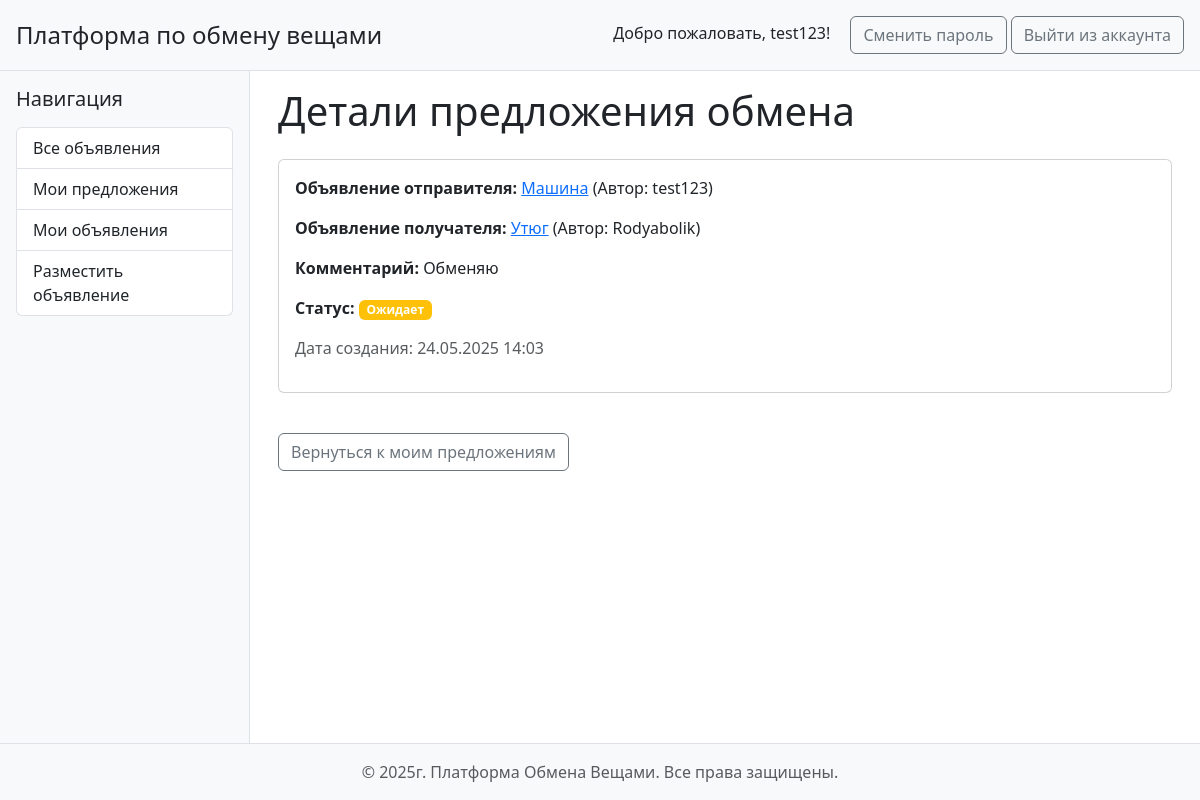
Screenshot of /proposals/2/ (signed in) with the database file from the repository.
### ads/models.py (models this page shows, shortened)
class ExchangeProposal(models.Model):
    STATUS_CHOICES = [
        ('pending', 'Ожидает'),
        ('accepted', 'Принято'),
        ('rejected', 'Отклонено'),
    ]
    ad_sender = models.ForeignKey(Ad, on_delete=models.CASCADE, related_name='sent_proposals', verbose_name='Отправитель')
    ad_receiver = models.ForeignKey(Ad, on_delete=models.CASCADE, related_name='received_proposals', verbose_name='Получатель')
    comment = models.TextField(blank=True, null=True, verbose_name='Комментарий')
    status = models.CharField(max_length=20, choices=STATUS_CHOICES, default='pending', verbose_name='Статус')
    created_at = models.DateTimeField(auto_now_add=True, verbose_name='Статус')
    class Meta:
        unique_together = ('ad_sender', 'ad_receiver')
        ordering = ['-created_at']
        verbose_name = "Предложение обмена"
        verbose_name_plural = "Предложения обмена"

class Ad(models.Model):
    CONDITION_CHOICES = [
        ('new', 'Новый'),
        ('used', 'Б/у'),
        ('good', 'В хорошем состоянии'),
        ('fair', 'Удовлетворительное'),
    ]
    CATEGORY_CHOICES = [
        ('electronics', 'Электроника'),
        ('books', 'Книги'),
        ('clothes', 'Одежда'),
        ('home', 'Товары для дома'),
        ('sport', 'Спорт'),
        ('other', 'Другое'),
    ]
    user = models.ForeignKey(User, on_delete=models.CASCADE, related_name='ads')
    title = models.CharField(max_length=200, verbose_name='Название')
    description = models.TextField(max_length=255, verbose_name='Описание')
    image_url = models.URLField(blank=True, null=True, verbose_name='Ссылка на изображение')
    category = models.CharField(max_length=50, choices=CATEGORY_CHOICES, verbose_name='Категория')
    condition = models.CharField(max_length=50, choices=CONDITION_CHOICES, verbose_name='Состояние')
    created_at = models.DateTimeField(auto_now_add=True, verbose_name='Объявление создано')
    class Meta:
        ordering = ['-created_at'] # Сортировка по времени создания
        verbose_name = "Объявление"  # Человекочитаемое название модели в единственном числе.
        verbose_name_plural = "Объявления"  # Человекочитаемое название модели во множественном числе.

### ads/views.py (the view)
# urls.py: path('proposals/<int:pk>/', views.ExchangeProposalDetailView.as_view(), name='exchange_proposal_detail'),
class ExchangeProposalDetailView(LoginRequiredMixin, UserPassesTestMixin, DetailView):
    model = ExchangeProposal
    template_name = 'ads/exchange_proposal_detail.html'
    context_object_name = 'proposal'
    def test_func(self):
        proposal = self.get_object()
        return proposal.ad_sender.user == self.request.user or proposal.ad_receiver.user == self.request.user

### templates/ads/exchange_proposal_detail.html (shortened to what this page needs)
{% extends 'base.html' %}
{% block content %}
    <h1 class="mb-4">Детали предложения обмена</h1>
    <div class="card mb-4">
        <div class="card-body">
            <p><strong>Объявление отправителя:</strong> <a href="{% url 'ad_detail' pk=proposal.ad_sender.pk %}">{{ proposal.ad_sender.title }}</a> (Автор: {{ proposal.ad_sender.user.username }})</p>
            <p><strong>Объявление получателя:</strong> <a href="{% url 'ad_detail' pk=proposal.ad_receiver.pk %}">{{ proposal.ad_receiver.title }}</a> (Автор: {{ proposal.ad_receiver.user.username }})</p>
            <p><strong>Комментарий:</strong> {{ proposal.comment|default_if_none:"Нет комментария" }}</p>
            <p><strong>Статус:</strong> <span class="badge {% if proposal.status == 'pending' %}bg-warning text-dark{% elif proposal.status == 'accepted' %}bg-success{% elif proposal.status == 'rejected' %}bg-danger{% endif %} text-white">{{ proposal.get_status_display }}</span></p>
            <p class="text-muted">Дата создания: {{ proposal.created_at|date:"d.m.Y H:i" }}</p>
        </div>
    </div>
    <a href="{% url 'exchange_proposal_list' %}" class="btn btn-outline-secondary mt-3">Вернуться к моим предложениям</a>
{% endblock %}

### templates/base.html (shortened to what this page needs)
<!DOCTYPE html>
<html lang="ru">
<head>
    <link href="https://cdn.jsdelivr.net/npm/bootstrap@5.3.3/dist/css/bootstrap.min.css" rel="stylesheet">
    <link rel="stylesheet" href="https://cdn.jsdelivr.net/npm/bootstrap-icons@1.11.3/font/bootstrap-icons.min.css">
</head>
<body>
    <header class="p-3 bg-light border-bottom d-flex justify-content-between align-items-center">
        <h4 class="mb-0"><a class="text-dark text-decoration-none" href="{% url 'ad_list' %}">Платформа по обмену вещами</a></h4>
        {% if user.is_authenticated %}
            <div>
                <span class="me-3">Добро пожаловать, {{ user.username }}!</span>
                <a href="{% url 'password_change' %}" class="btn btn-outline-secondary">Сменить пароль</a>
                <form action="{% url 'logout' %}" method="post" class="logout-form">
                    <button type="submit" class="btn btn-outline-secondary">Выйти из аккаунта</button>
                </form>
            </div>
        {% else %}
            <div>
                <a href="{% url 'login' %}" class="btn btn-outline-primary me-2">Войти</a>
                <a href="{% url 'signup' %}" class="btn btn-success">Регистрация</a>
            </div>
        {% endif %}
    </header>
    <div class="wrapper">
        <div class="sidebar">
            <h5 class="mb-3">Навигация</h5>
            <div class="list-group">
                <a href="{% url 'ad_list' %}" class="list-group-item list-group-item-action">Все объявления</a>
                {% if user.is_authenticated %}
                    <a href="{% url 'exchange_proposal_list' %}" class="list-group-item list-group-item-action">Мои предложения</a>
                    <a href="{% url 'ad_list' %}?user={{ user.id }}" class="list-group-item list-group-item-action">Мои объявления</a>
                    <a href="{% url 'ad_create' %}" class="list-group-item list-group-item-action">Разместить объявление</a>
                {% endif %}
            </div>
        </div>
        <main class="content">
            <div class="container-fluid">
                {% block content %}
                {% endblock %}
            </div>
        </main>
    </div>
    <footer class="footer mt-auto py-3 bg-light">
        <div class="container-fluid">
            <span class="text-muted">&copy; 2025г. Платформа Обмена Вещами. Все права защищены.</span>
        </div>
    </footer>
</body>
</html>

### templates/base.html (style rules this page uses)
body { display: flex; min-height: 100vh; flex-direction: column; }
.wrapper { display: flex; flex: 1; }
.sidebar { width: 250px; flex-shrink: 0; background-color: #f8f9fa; padding: 1rem; border-right: 1px solid #dee2e6; }
.content { flex-grow: 1; padding: 1rem; }
.footer { padding: 1rem; background-color: #f8f9fa; border-top: 1px solid #dee2e6; text-align: center; }
.logout-form button { display: inline-block; margin: 0; vertical-align: middle; }
.logout-form { display: inline; margin: 0; padding: 0; }

### rows the page displays
ExchangeProposal: ad_sender "Машина", ad_sender.user.username "test123", ad_receiver "Утюг", ad_receiver.user.username "Rodyabolik", comment "Обменяю", status "Ожидает", created_at "24.05.2025 14:03"

### other values shown
{{ user.username }} "test123"
